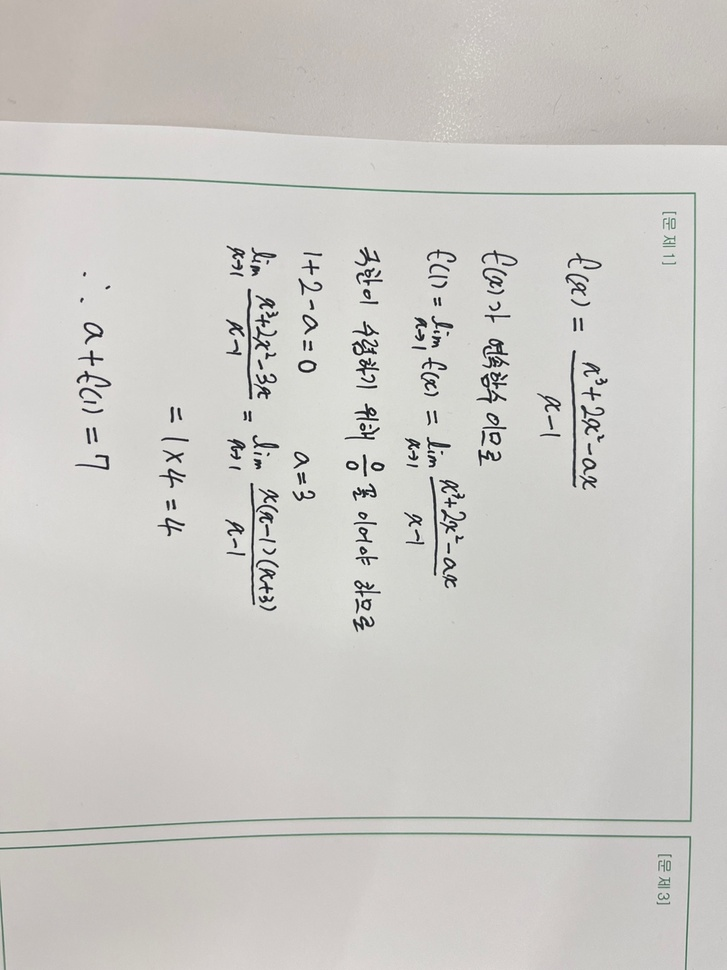
#> input picture exam/exam1.jpg, 727 x 970 px, shrunk from 1080 x 1440 before the run; its folder holds only this picture in this run
$ python tesser_height_width_check.py
#> lines starting #> are read from the running program, lines starting #| are printed output that depends on the picture; after the words box and inside, x2 and y2 are one past the last pixel; in counts of white or black regions, pixels touching at a corner belong together
import numpy as np
import cv2
import pytesseract
from pytesseract import Output

# Path to Tesseract executable
pytesseract.pytesseract.tesseract_cmd = r'C:\Program Files\Tesseract-OCR\tesseract.exe'

def preprocess_image(image_path):
#> called with image_path = 'exam/exam1.jpg'
    image = cv2.imread(image_path, cv2.IMREAD_COLOR)
#> image is the input picture: shape (970, 727, 3); mean B, G, R 198.3, 202.1, 203.9
    gray = cv2.cvtColor(image, cv2.COLOR_BGR2GRAY)  # Convert to grayscale
    blurred = cv2.GaussianBlur(gray, (5, 5), 0)

    # Otsu's Binarization
    _, binary = cv2.threshold(blurred, 127, 255, cv2.THRESH_BINARY_INV)
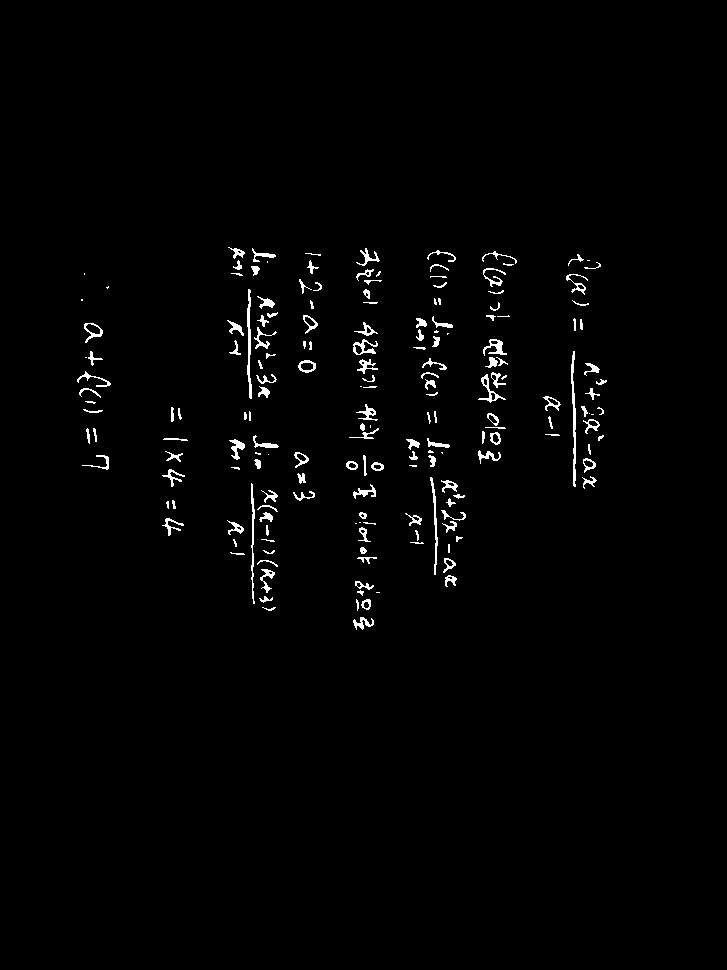
#> binary: shape (970, 727); 1.5% white in thin lines or dots, all inside (x1, y1, x2, y2) = (77, 247, 607, 630)
    return binary

def analyze_projection(image):
    vertical_projection = np.sum(image, axis=0)  # Sum of pixel values along columns
#> vertical_projection = 727 values, max 35190 at index 365, min 0 at index 0, mean 3617.4
    horizontal_projection = np.sum(image, axis=1)  # Sum of pixel values along rows
#> horizontal_projection = 970 values, max 18360 at index 254, min 0 at index 0, mean 2711.1

    # Calculate maximum projection values
    v_max = np.max(vertical_projection)
#> v_max = 35190
    h_max = np.max(horizontal_projection)
#> h_max = 18360

    return v_max <= h_max

def analyze_images(image_paths):
    results = {}
    for image_path in image_paths:
        pre_image = preprocess_image(image_path)
        is_horizontal = analyze_projection(pre_image)
#> is_horizontal = False
        results[image_path] = is_horizontal
        print(f"Image: {image_path}, 가로입니까? : {is_horizontal}")
#| Image: exam/exam1.jpg, 가로입니까? : False

    return results

if __name__ == "__main__":
    # Define the list of image paths
    image_paths = [f'exam/exam{i}.jpg' for i in range(1, 51)]

    # Analyze the images and print results
#> (the run stopped early here; a loop or call above may not have finished)
